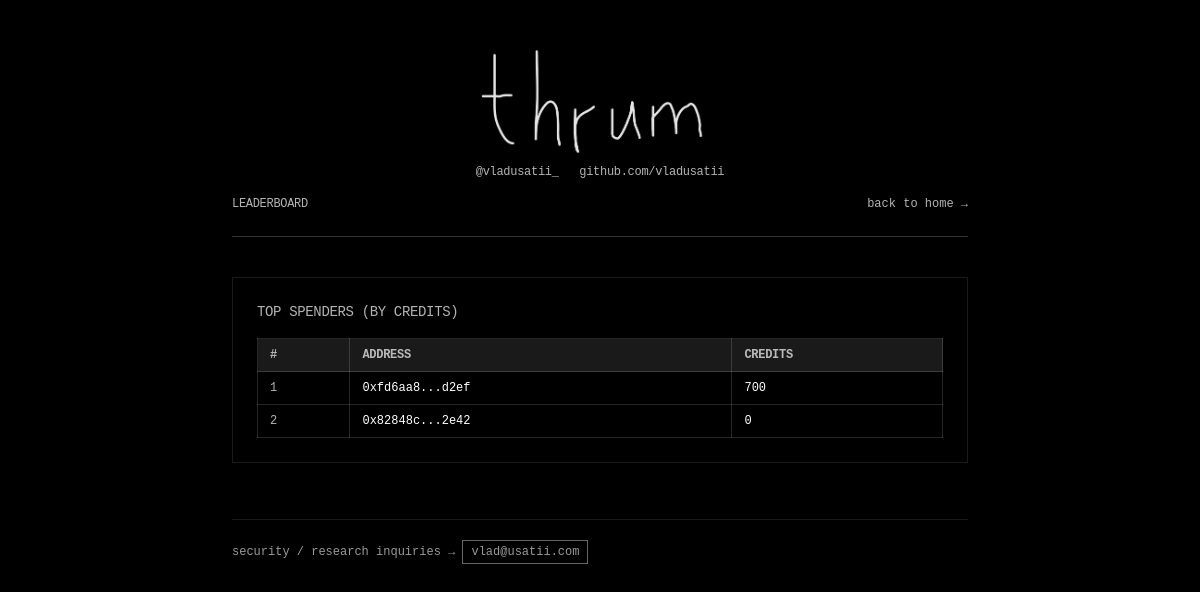
Page /leaderboard/ on the committed database.
### tables this page shows
CREATE TABLE users (
            address    TEXT PRIMARY KEY,
            credits    INTEGER NOT NULL DEFAULT 0,
            created_at DATETIME DEFAULT CURRENT_TIMESTAMP
        );

### app.py (the view)
@app.route("/leaderboard/")
def leaderboard():
    users = get_top_users(10)
    return render_template("leaderboard.html", users=users)

### app.py (called while the page is built)
@app.before_request
def setup_db():
    init_db()

def get_db():
    if "db" not in g:
        g.db = sqlite3.connect(DATABASE)
        g.db.row_factory = sqlite3.Row
    return g.db

def get_top_users(limit: int = 20):
    db = get_db()
    cur = db.execute(
        "SELECT address, credits FROM users ORDER BY credits DESC LIMIT ?",
        (limit,),
    )
    return cur.fetchall()

### compliance.py (called while the page is built)
    def _ensure_column(self, db, table: str, col: str, coltype: str):
        try: db.execute(f"ALTER TABLE {table} ADD COLUMN {col} {coltype}")
        except Exception: pass

### templates/leaderboard.html (shortened to what this page needs)
<!DOCTYPE html>
<html lang="en">
<head>
  <script src="https://cdn.tailwindcss.com"></script>
</head>
<body class="bg-black text-white">
  <main class="mx-auto max-w-3xl px-4 pb-20 pt-10">
    <section class="border-b border-white/20 pb-6">
      <div class="flex w-full flex-col items-center justify-center">
        <a href="{{ url_for('index') }}" class="inline-flex flex-col items-center">
          <img
            src="{{ url_for('static', filename='thrumLogo.png') }}"
            alt="Thrum"
            class="max-w-[260px] w-auto invert"
          />
        </a>
        <p class="mt-1 text-xs font-mono tracking-tight text-white/70">
          @vladusatii_&nbsp;&nbsp;&nbsp;github.com/vladusatii
        </p>
      </div>
      <div class="mt-4 flex items-center justify-between text-xs font-mono text-white/70">
        <span class="uppercase tracking-tight">
          leaderboard
        </span>
        <a href="{{ url_for('index') }}" class="hover:text-white">
          back to home →
        </a>
      </div>
    </section>
    <section class="mt-10 border border-white/10 bg-black/30 p-6">
      <h1 class="text-sm font-mono uppercase tracking-tight text-white/70">
        top spenders (by credits)
      </h1>
      {% if users %}
      <div class="mt-4 overflow-x-auto">
        <table class="w-full border-collapse text-sm">
          <thead>
            <tr>
              <th class="border border-white/15 px-3 py-2 text-left text-xs font-mono uppercase tracking-tight text-white/70 bg-white/10">
                #
              </th>
              <th class="border border-white/15 px-3 py-2 text-left text-xs font-mono uppercase tracking-tight text-white/70 bg-white/10">
                address
              </th>
              <th class="border border-white/15 px-3 py-2 text-left text-xs font-mono uppercase tracking-tight text-white/70 bg-white/10">
                credits
              </th>
            </tr>
          </thead>
          <tbody>
            {% for user in users %}
            <tr class="bg-black/30 hover:bg-white/5 transition-colors">
              <td class="border border-white/15 px-3 py-2 text-xs font-mono text-white/70">
                {{ loop.index }}
              </td>
              <td class="border border-white/15 px-3 py-2 text-xs font-mono">
                {{ user["address"][:8] }}...{{ user["address"][-4:] }}
              </td>
              <td class="border border-white/15 px-3 py-2 text-xs font-mono">
                {{ user["credits"] }}
              </td>
            </tr>
            {% endfor %}
          </tbody>
        </table>
      </div>
      {% else %}
      <p class="mt-4 text-xs font-mono text-white/60">
        no users yet.
      </p>
      {% endif %}
    </section>
    <section class="mt-14 border-t border-white/10 pt-4">
      <p class="mt-2 font-mono text-xs text-white/60">
        security / research inquiries →
        <span class="border border-white/40 bg-black px-2 py-1">
          vlad@usatii.com
        </span>
      </p>
    </section>
  </main>
</body>
</html>

### rows in the picture
users: user "0xfd6aa8", user "d2ef", credits "700"
users: user "0x82848c", user "2e42", credits "0"
